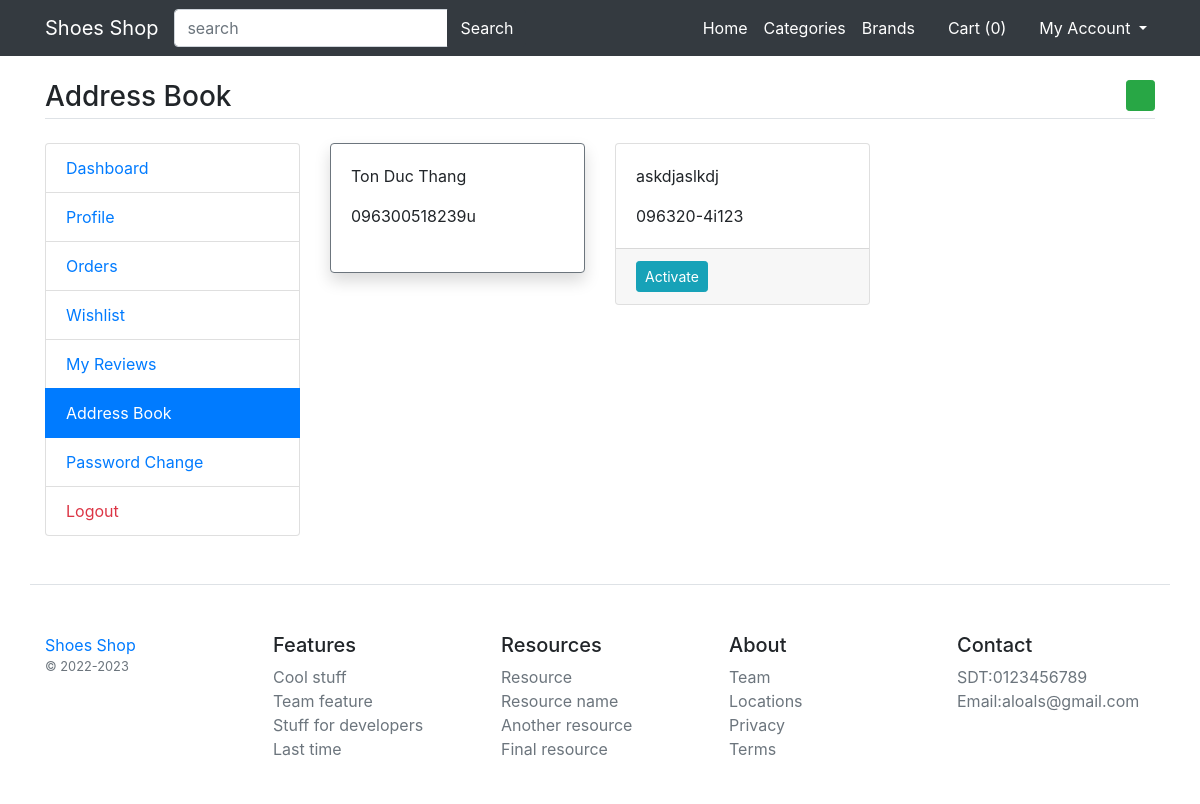
The app's page /my-addressbook (signed in) with its own data.
### main/models.py (models this page shows)
class UserAddressBook(models.Model):
    user = models.ForeignKey(User,on_delete = models.CASCADE)
    mobile = models.CharField(max_length = 50,null = True)
    address =models.TextField()
    status = models.BooleanField(default=False)
    class Meta:
        verbose_name_plural = 'Address Book'

### main/views.py (the view)
# urls.py: path('my-addressbook',views.my_addressbook,name = 'my-addressbook'),
def my_addressbook(request):
    addbook = UserAddressBook.objects.filter(user = request.user).order_by('-id')
    return render(request,'user/addressbook.html',{'addbook':addbook})

### main/template_context.py (called while the page is built)
def get_filters(request):
    cats = Product.objects.distinct().values('category__title','category__id')
    brands = Product.objects.distinct().values('brand__title','brand__id')
    colors = ProductAttribute.objects.distinct().values('color__title','color__id','color__color_code')
    sizes = ProductAttribute.objects.distinct().values('size__title','size__id')
    minMaxPrice = ProductAttribute.objects.aggregate(Min('price'),Max('price'))
    data = {'cats':cats,'brands':brands,'colors':colors,'sizes':sizes,'minMaxPrice':minMaxPrice,}
    return data

### main/templates/user/addressbook.html (shortened to what this page needs)
{% extends 'base.html' %}
{% load static %}
{% block content %}
<main class="container my-4">
	<h3 class="my-4 border-bottom pb-1">Address Book <a href = "{% url 'add-address' %}" class = "float-right btn btn-sm btn-success"><i class = "fa fa-plus"></i></a></h3>
	<div class="row">
		<div class ="col-md-3">
            {% include 'user/user-sidebar.html'%}
		</div>
		<div class ="col-md-9">
            <div class = "row">
                {% for add in addbook %}
                <div class = "col-md-4">
                    <div class = "card mb-3{% if add.status %} border-secondary shadow  {% endif %} address{{add.id}} address ">
                        <div class = "card-body">
                            <p class = "card-text">{{add.address}}</p>
                            <p class = "card-text">{{add.mobile}}</p>
                        </div>
                        {% if add.status %}
                        <div class = "cart-footer">
                            <i class = "fa fa-check-circle text-success check{{add.id}} check" ></i>
                            <a href = "{% url 'update-address' add.id %}" class = "float-right"><i class = "fa fa-edit"></i></a>
                        </div>
                        {% else %}
                        <div class = "card-footer">
                            <button data-address = "{{add.id}}" class = "btn btn-sm btn-info activate-address btn{{add.id}} actbtn"> Activate</button>
                            <a href = "{% url 'update-address' add.id %}" class = "float-right"><i class = "fa fa-edit"></i></a>
                        </div>
                        {% endif %}
                    </div>
                </div>
                {% endfor %}
            </div>
		</div>
	</div>
</main>
{% endblock %}

### records on screen
UserAddressBook: address "Ton Duc Thang", mobile "096300518239u"
UserAddressBook: address "askdjaslkdj", mobile "096320-4i123"

### other values on screen
{{ request.session.cartdata|length }} "0"
